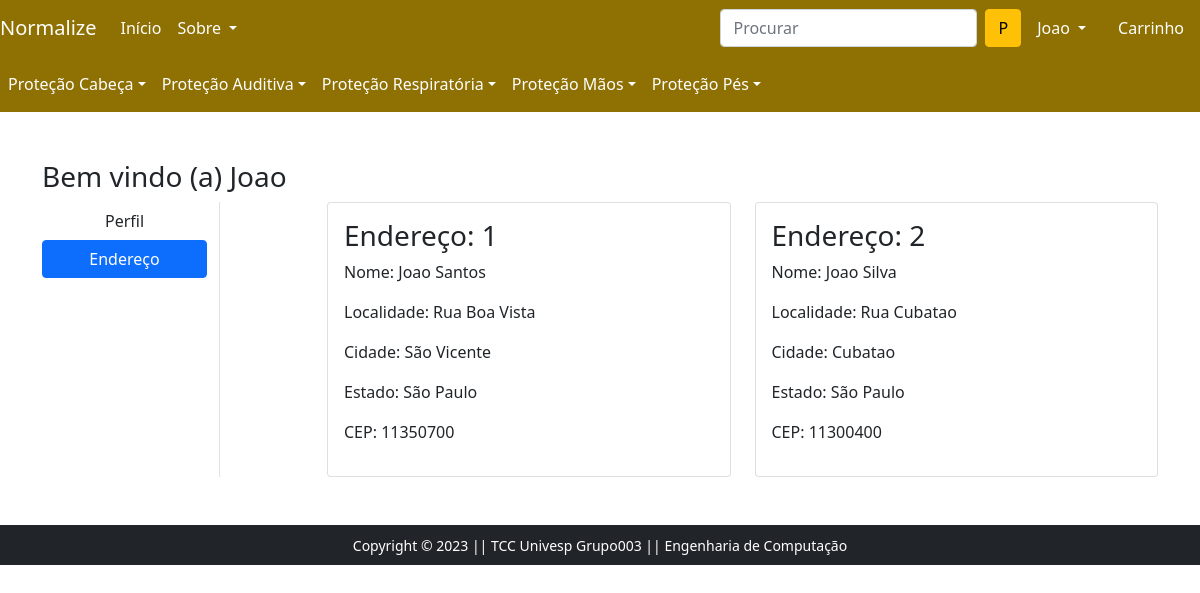
The app's page /address/ (signed in) with its own data.
### app/models.py (models this page shows, shortened)
class Customer(models.Model):
    user = models.ForeignKey(User, on_delete=models.CASCADE)
    name = models.CharField(max_length=200)
    locality = models.CharField(max_length=200)
    city = models.CharField(max_length=50)
    zipcode = models.IntegerField()
    state = models.CharField(choices=STATE_CHOICES, max_length=50)

### app/views.py (the view)
# urls.py: path('address/', views.address, name='address'),
@login_required
def address(request):
 add = Customer.objects.filter(user=request.user)
 return render(request, 'app/address.html', {'add':add,'active':'btn-primary'})

### app/templates/app/address.html (shortened to what this page needs)
{% extends 'app/base.html' %}
{% load static %}
{% block main-content %}
<div class="container my-5">
 <div class="row">
 <h3>Bem vindo (a) <span class="text-capitalize">{{request.user}}</span></h3>
  <div class="col-sm-2 border-end">
   <ul class="list-unstyled">
    <li class="d-grid"><a href="{% url 'profile' %}" class="btn">Perfil</a></li>
    <li class="d-grid"><a href="{% url 'address' %}" class="btn {{active}}">Endereço</a></li>
   </ul>
  </div>
  <div class="col-sm-9 offset-sm-1">
   <div class="row">
    {% for ad in add %}
    <div class="col-sm-6">
     <div class="card">
      <div class="card-body">
       <h3>Endereço: {{forloop.counter}}</h3>
       <p>Nome: {{ad.name}}</p>
       <p>Localidade: {{ad.locality}}</p>
       <p>Cidade: {{ad.city}}</p>
       <p>Estado: {{ad.state}}</p>
       <p>CEP: {{ad.zipcode}}</p>
      </div>
     </div>
    </div>
    {% endfor %}
    </div>
   </div>
  </div>
 </div>
{% endblock main-content %}

### app/templates/app/base.html (shortened to what this page needs)
<!doctype html>
{% load static %}
<html lang="en">
  <head>
    <link href="https://cdn.jsdelivr.net/npm/bootstrap@5.0.0-beta1/dist/css/bootstrap.min.css" rel="stylesheet">
    <link rel="stylesheet" href="{% static 'app/css/owl.carousel.min.css' %}">
    <link rel="stylesheet" href="{% static 'app/css/all.min.css' %}">
    <link rel="stylesheet" href="{% static 'app/css/style.css' %}">
  </head>
  <body>
    <nav class="navbar navbar-expand-lg navbar-dark" style="background-color: #8f7003;">
       <a class="navbar-brand" href="/">Normalize</a>
       <div class="collapse navbar-collapse" id="navbarSupportedContent">
         <ul class="navbar-nav me-auto mb-2 mb-lg-0">
           <li class="nav-item">
             <a class="nav-link active" aria-current="page" href="/">Início</a>
           </li>
           <li class="nav-item dropdown">
            <a class="nav-link dropdown-toggle text-white" href="#" id="apresentacaoDropdown" role="button" data-bs-toggle="dropdown" aria-expanded="false">
              Sobre
            </a>
          </li>
         </ul>
         <form class="d-flex">
           <input class="form-control me-2" type="search" placeholder="Procurar" aria-label="Search">
           <button class="btn btn-warning" type="submit">P</button>
         </form>
         <div>
          <ul class="navbar-nav me-auto mb-2 mb-lg-0">
          {% if request.user.is_authenticated %}
           <li class="nav-item dropdown mx-2">
              <a class="nav-link dropdown-toggle text-white" href="#" id="profileDropdown" role="button" data-bs-toggle="dropdown" aria-expanded="false">
                {{request.user.username|capfirst}}
              </a>
            </li>
            <li class="nav-item mx-2">
             <a href="{% url 'showcart' %}" class="nav-link text-white"> Carrinho </a>
            </li>
          {% endif %}
          </ul>
         </div>
       </div>
    </nav>
  <nav class="navbar navbar-expand-lg navbar-light" style="background-color: #8f7003;">
    <div class="collapse navbar-collapse" id="navbarSupportedContent">
      <ul class="navbar-nav me-auto mb-2 mb-lg-0">
      <li class="nav-item dropdown">
        <a class="nav-link dropdown-toggle text-white" href="#" id="cabecaDropdown" role="button" data-bs-toggle="dropdown" aria-expanded="false">Proteção Cabeça</a>
      </li>
      <li class="nav-item dropdown">
        <a class="nav-link dropdown-toggle text-white" href="#" id="auditivaDropdown" role="button" data-bs-toggle="dropdown" aria-expanded="false">Proteção Auditiva</a>
      </li>
      <li class="nav-item dropdown">
       <a class="nav-link dropdown-toggle text-white" href="#" id="respiratoriaDropdown" role="button" data-bs-toggle="dropdown" aria-expanded="false">Proteção Respiratória</a>
      </li>
     <li class="nav-item dropdown">
      <a class="nav-link dropdown-toggle text-white" href="#" id="maoDropdown" role="button" data-bs-toggle="dropdown" aria-expanded="false">Proteção Mãos</a>
    </li>
    <li class="nav-item dropdown">
      <a class="nav-link dropdown-toggle text-white" href="#" id="pesDropdown" role="button" data-bs-toggle="dropdown" aria-expanded="false">Proteção Pés</a>
    </li>
    </ul>
</nav>
    {% block main-content %} {% endblock main-content %}
    <footer class="container-fluid bg-dark text-center p-2 mt-5">
        <small class="text-white">Copyright &copy; 2023 || TCC Univesp Grupo003 || Engenharia de Computação
        </small>
    </footer>
  </body>
</html>

### records on screen
Customer: name "Joao Santos", locality "Rua Boa Vista", city "São Vicente", state "São Paulo", zipcode "11350700"
Customer: name "Joao Silva", locality "Rua Cubatao", city "Cubatao", state "São Paulo", zipcode "11300400"

### other values on screen
{{ request.user.username|capfirst }} "Joao"
{{ request.user }} "Joao"
